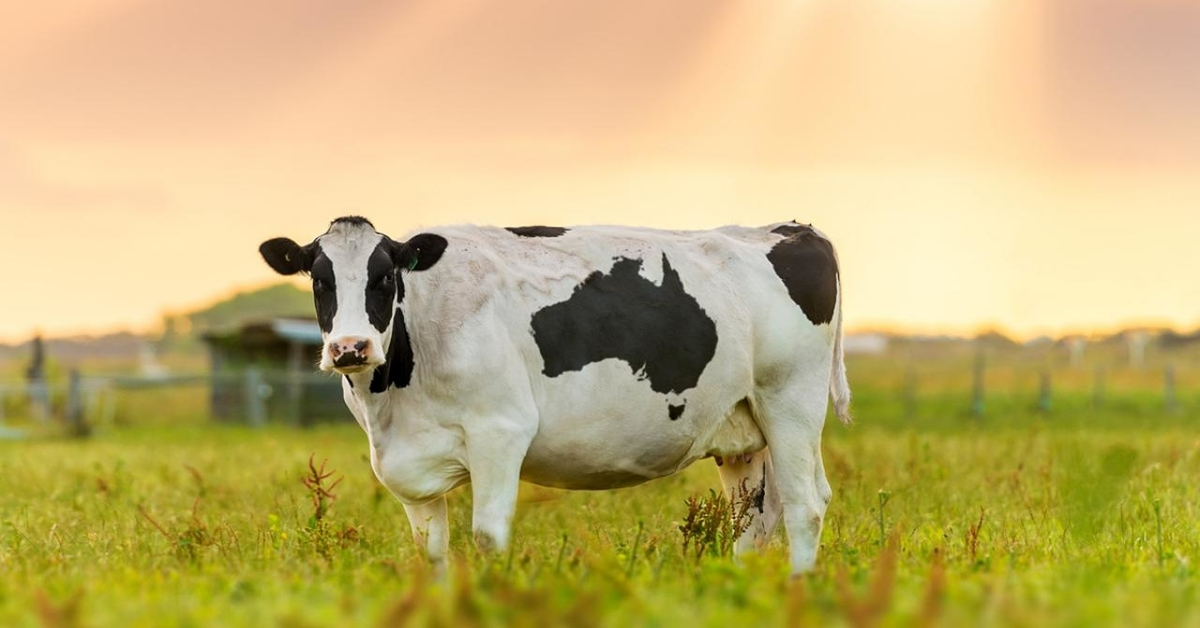
#> input picture images/Cow.jpg, 1200 x 628 px
$ jupyter execute 'Drawing and annotation.ipynb'
#> lines starting #> are read from the running program, lines starting #| are printed output that depends on the picture; after the words box and inside, x2 and y2 are one past the last pixel; in counts of white or black regions, pixels touching at a corner belong together
[cell 1]
import cv2
import numpy as np
import matplotlib.pyplot as plt

[cell 2]
#Create a black image
image=np.zeros((512,512,3),np.uint8)

image_bw=np.zeros((512,512),np.uint8)

plt.imshow(image[...,::-1])
plt.figure()
plt.imshow(image_bw,cmap='gray')
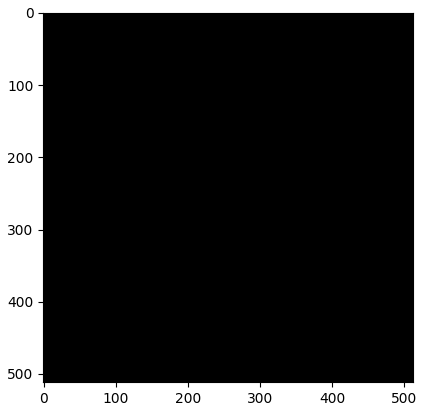
#> figure drawn by matplotlib, 1 panel

    cv2.line(img,starting cordinates,ending cordinates,color,thickness) => for drawing a line

[cell 3]
#Draw a blue line
img=np.zeros((512,512,3),np.uint8)
cv2.line(img,(0,0),(511,511),(255,127,0),5)#BGR Channel
cv2.imshow("Blue line ",img)
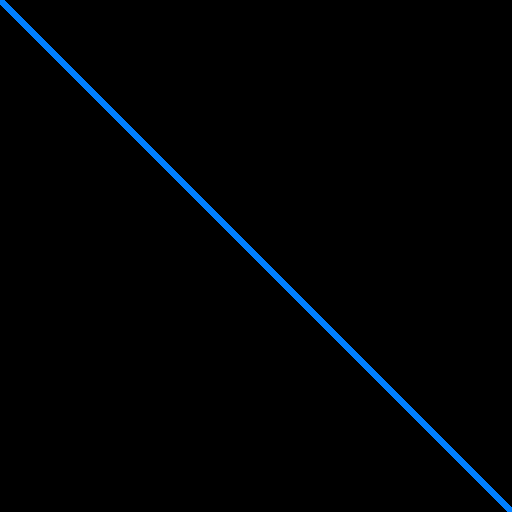
#> window 'Blue line ': shape (512, 512, 3); mean B, G, R 4.5, 2.2, 0
plt.imshow(img[...,::-1])
cv2.waitKey(0)
cv2.destroyAllWindows()

# Drawing a rectangle

cv2.rectangle(img,starting vortex,opposite vortex,color, thickness)

[cell 4]
img=np.zeros((512,512,3),np.uint8)
cv2.rectangle(img,(100,100),(300,250),(0,0,255),5)
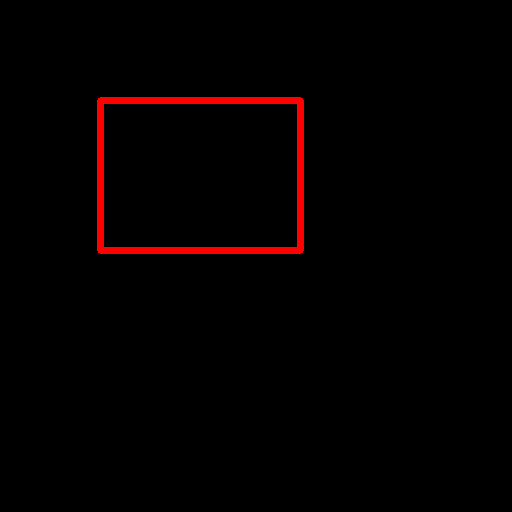
#> img: shape (512, 512, 3); mean of channels 0, 1, 2 0, 0, 4.7; drawn as B, G, R
cv2.imshow('rectangle',img)
plt.imshow(img[...,::-1])
cv2.waitKey(0)
cv2.destroyAllWindows()

[cell 5]
img=cv2.imread('images/Cow.jpg')
#> img is the input picture: shape (628, 1200, 3); mean B, G, R 115, 177.8, 195.8
cv2.rectangle(img,(250,200),(850,550),(0,255,255),(5))
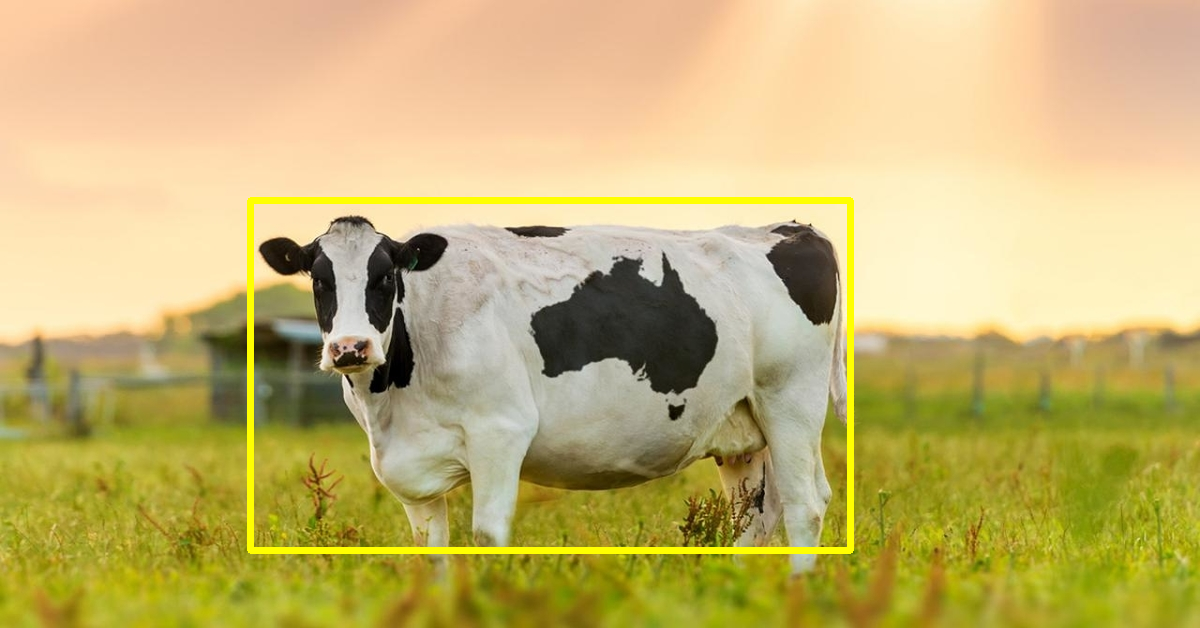
#> img: shape (628, 1200, 3); 1.76% of pixels changed, all inside (x1, y1, x2, y2) = (247, 197, 854, 554)
plt.imshow(img[...,::-1])

# Annotation and text

[cell 6]
img=np.zeros((512,512,3),np.uint8)
cv2.putText(img,'Hello World',(75,290),cv2.FONT_HERSHEY_COMPLEX,1,(100,150,0),3)
cv2.imshow("Hello world ",img)
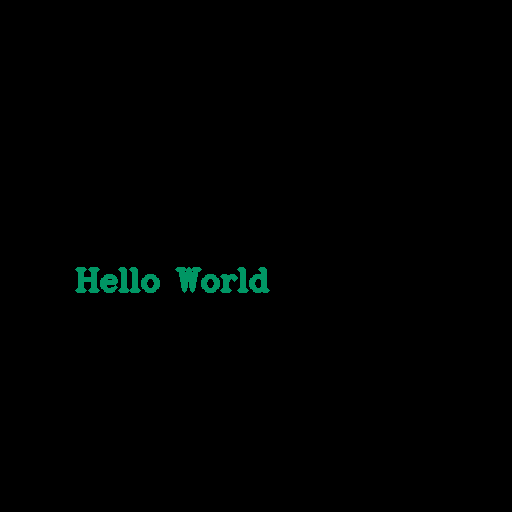
#> window 'Hello world ': shape (512, 512, 3); mean B, G, R 1, 1.5, 0
plt.imshow(img[...,::-1])
cv2.waitKey(0)
cv2.destroyAllWindows()
